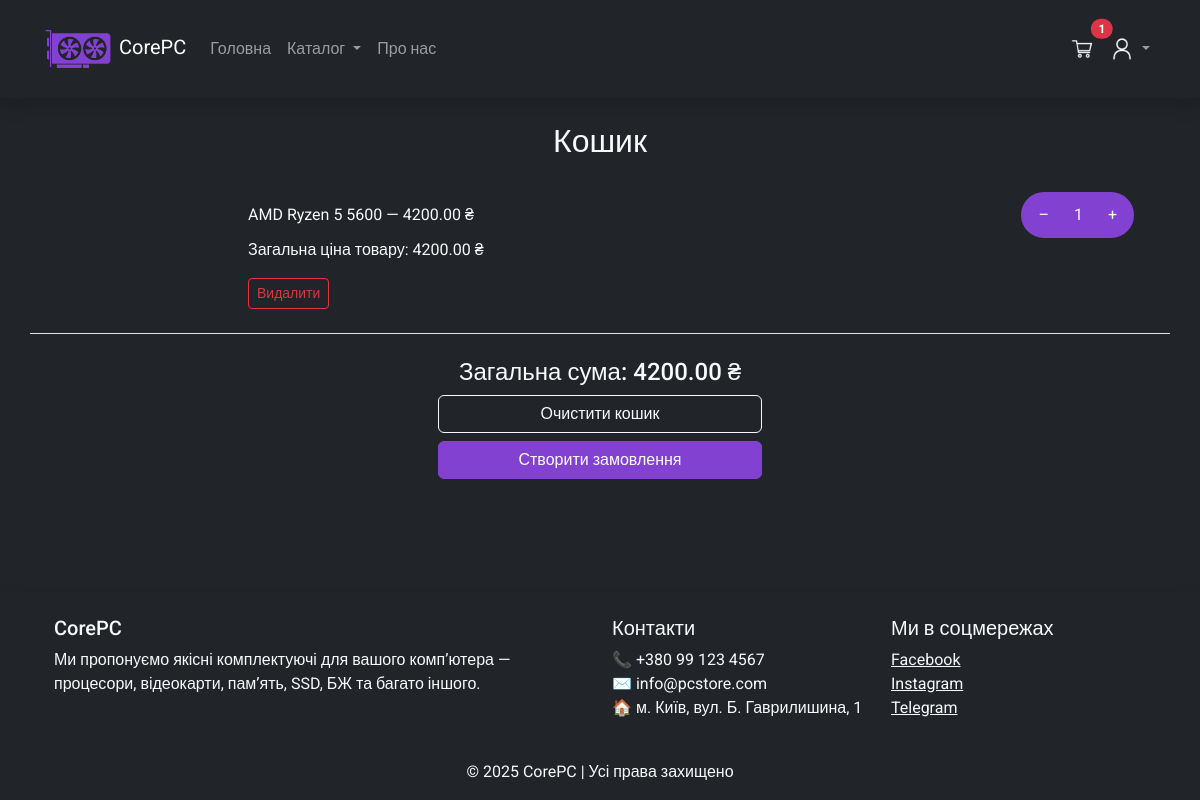
The app's page /cart/ (signed in) with its own data.
### cart/models.py (models this page shows)
class CartItem(models.Model):
    user = models.ForeignKey(User, on_delete=models.CASCADE)
    product = models.ForeignKey('components.Product', on_delete=models.CASCADE)
    quantity = models.PositiveIntegerField(default=1)
    class Meta:
        unique_together = ('user', 'product')

### components/models.py (models this page shows)
class Product(models.Model):
    name = models.CharField(max_length=255)
    display_name = models.CharField(max_length=255)
    price = models.DecimalField(max_digits=20, decimal_places=2)
    quantity = models.IntegerField()
    image = models.CharField(max_length=255)
    def __str__(self):
        return self.display_name

### cart/views.py (the view)
# urls.py: path('', views.view_cart, name='view_cart'),
@login_required
def view_cart(request):
    cart_items = CartItem.objects.filter(user=request.user)
    for item in cart_items:
        item.total_price = item.product.price * item.quantity
    total_price = sum(item.product.price * item.quantity for item in cart_items)
    context = {
        'cart_items': cart_items,
        'total_price': total_price,
    }
    return render(request, 'cart/cart.html', context)

### cart/context_processors.py (called while the page is built)
def cart_item_count(request):
    count = 0
    if request.user.is_authenticated:
        count = CartItem.objects.filter(user=request.user).count()
    else:
        cart = request.session.get('cart', {})
        count = sum(cart.values())
    return {'cart_item_count': count}

### templates/cart/cart.html (shortened to what this page needs)
{% load static %}
<!DOCTYPE html>
<html lang="uk">
<head>
    <link rel="stylesheet" href="{% static 'css/main.css' %}">
    <link rel="stylesheet" href="{% static 'css/font.css' %}">
</head>
<body class="d-flex flex-column min-vh-100 bg-dark text-light">
    {% include 'header.html' %}
<div class="container my-4">
    <h2 class="text-light text-center">Кошик</h2>
    {% if cart_items %}
            {% for item in cart_items %}
            <div class="row border-bottom p-4">
                <div class="col-md-2 align-items-center d-flex justify-content-center">
                </div>
                <div class="col-md-10">
                    <div class="list-group-item d-flex justify-content-between align-items-center bg-dark text-light">
                        {{ item.product }} — {{ item.product.price }} ₴
                        <div class="align-items-center bg-mainpurple border border-mainpurple border-4 rounded-pill p-0" role="group">
                            <a href="{% url 'decrease_quantity' item.id %}" class="btn btn-mainpurple rounded-end rounded-pill">–</a>
                            <span class="mx-2">{{ item.quantity }}</span>
                            <a href="{% url 'increase_quantity' item.id %}" class="btn btn-mainpurple rounded-start rounded-pill">+</a>
                        </div>
                    </div>
                    <p class="p-0 m-0">Загальна ціна товару: {{ item.total_price }} ₴</p>
                    <a href="{% url 'remove_from_cart' item.id %}" class="btn btn-outline-danger btn-sm mt-3">Видалити</a>
                </div>
            </div>
            {% endfor %}
            <div class="col-lg-4 p-4 mx-auto align-items-center text-center">
                <h4 class="text-light mb-2">Загальна сума: {{ total_price }} ₴</h4>
                <a href="/cart/clear_cart/" class="btn btn-outline-light w-100 mb-2">Очистити кошик</a><br>
                <a href="" class="btn btn-mainpurple w-100 mb-2">Створити замовлення</a>
            </div>
    {% else %}
        <p class="text-light">Кошик порожній.</p>
    {% endif %}
</div>
{% include 'footer.html' %}
</body>
</html>

### records on screen
CartItem: product "AMD Ryzen 5 5600", product.price "4200.00", quantity "1", total_price "4200.00"

### other values on screen
{{ cart_item_count }} "1"
{{ total_price }} "4200.00"
